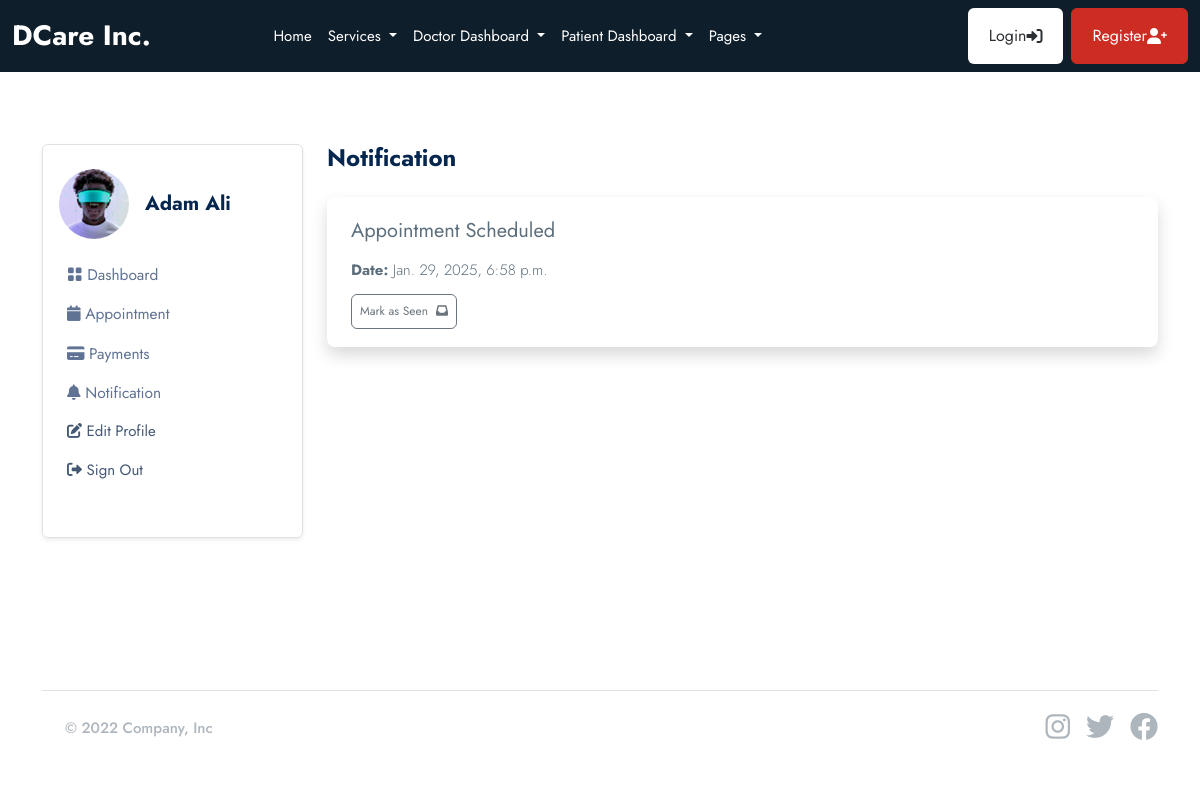
The app's page /patient/notifications/ (signed in) with its own data.
### userauths/models.py (models this page shows, shortened)
class User(AbstractUser):
    email = models.EmailField(unique=True)
    username = models.CharField(max_length=100, null=True, blank=True)
    user_type =models.CharField(max_length=50, choices=USER_TYPE, null=True, blank=True, default=None)
    USERNAME_FIELD = "email"
    REQUIRED_FIELDS = ["username"]

### patient/models.py (models this page shows, shortened)
class Patient(models.Model):
    user = models.OneToOneField(userauths_models.User, on_delete=models.CASCADE)
    image = models.FileField(upload_to="images", null=True, blank=True)
    full_name = models.CharField(max_length=100, null=True, blank=True)
    email = models.CharField(max_length=100, null=True, blank=True)
    mobile = models.CharField(max_length=100, null=True, blank=True)
    adress = models.CharField(max_length=100, null=True, blank=True)
    gender = models.CharField(max_length=100, null=True, blank=True)
    dob = models.DateTimeField(default=timezone.now, null=True, blank=True)
    blood_group = models.CharField(max_length=100, null=True, blank=True)

class Notification(models.Model):
    patient = models.ForeignKey(Patient, on_delete=models.SET_NULL, null=True, blank=True)
    appointment = models.ForeignKey("base.Appointment", on_delete= models.CASCADE,null=True, blank=True, related_name="patient_appointment_notification")
    type = models.CharField(max_length=100, choices=NOTIFICATION_TYPE)
    seen = models.BooleanField(default=False)
    date = models.DateTimeField(auto_now_add=True)
    class Meta:
        verbose_name_plural ="Notification"

### patient/views.py (the view)
# urls.py: path("notifications/", views.notifications, name="notifications"),
@login_required
def notifications(request):
    patient = patient_models.Patient.objects.get(user=request.user)
    notifications = patient_models.Notification.objects.filter(patient=patient, seen=False)
    context = {
        "notifications": notifications
    }
    return render(request, "patient/notifications.html", context)

### templates/patient/notifications.html
{% extends "partials/base.html"%} {% block content %}
<section class="pt-5 pb-5">
  <div class="container">
    <div class="row mt-0 mt-md-4">
      {% include 'patient/sidebar.html' %}
      <div class="col-lg-9 col-md-8 col-12">
        <h4 class="mb-0 mb-4 fw-bold">Notification</h4>
        <ul class="list-group list-group-flush">
          {% for n in notifications %} {{p.notifications}}
          <li class="list-group-item p-2 shadow rounded-3 mb-3">
            <div class="d-flex">
              <div class="ms-3 mt-2">
                <div class="d-flex align-items-center justify-content-between">
                  <div>
                    <p class="mb-0 fs-5">{{n.type}}</p>
                  </div>
                </div>
                <div class="mt-2">
                  <p class="mt-1">
                    <span class="me-2 fw-bold">
                      Date: <span class="fw-light">{{n.date}}</span>
                    </span>
                  </p>
                  <p>
                    <a
                      class="btn btn-outline-secondary btn-sm"
                      href="{% url 'patient:mark_noti_seen' n.id %}"
                      >Mark as Seen <i class="fas fa-inbox ms-2"></i
                    ></a>
                  </p>
                </div>
              </div>
            </div>
          </li>
          {% empty %}
          <div class="bg-warning p-1 w-50 border">
            <p class="fw-semibold text-dark p-3">No notifications</p>
          </div>
          {% endfor %}
        </ul>
      </div>
    </div>
  </div>
</section>
{% endblock content %}

### templates/patient/sidebar.html (shortened to what this page needs)
<div class="col-lg-3 col-md-4 col-12">
  <nav
    class="navbar navbar-expand-md shadow-sm mb-4 mb-lg-0 sidenav border rounded"
  >
    <div class="collapse navbar-collapse p-3" id="sidenav">
      <div class="navbar-nav flex-column">
        <div class="d-flex align-items-center mb-3">
          {% if request.user.patient.image %}
          <img
            src="{{request.user.patient.image.url}}"
            alt="avatar"
            class="rounded-circle avatar-xl"
            style="width: 70px; height: 70px; object-fit: cover"
          />
          {% endif %}
          <div class="ms-3">
            <h5 class="mb-0 fw-bold">{{request.user.patient.full_name}}</h5>
          </div>
        </div>
        <ul class="list-unstyled ms-n2 mb-4">
          <li class="nav-item">
            <a
              class="dropdown-item nav-link"
              href="{% url 'patient:dashboard'%}"
              ><i class="bi bi-grid-fill"></i> Dashboard</a
            >
          </li>
          <li class="nav-item">
            <a
              class="dropdown-item nav-link"
              href="{% url 'patient:appointments'%}"
              ><i class="fas fa-calendar"></i> Appointment</a
            >
          </li>
          <li class="nav-item">
            <a class="dropdown-item nav-link" href="{% url 'patient:payments'%}"
              ><i class="fas fa-credit-card"></i> Payments</a
            >
          </li>
          <li class="nav-item">
            <a
              class="dropdown-item nav-link"
              href="{% url 'patient:notifications'%}"
              ><i class="fas fa-bell"></i> Notification</a
            >
          </li>
          <li class="nav-item">
            <a class="nav-link" href="{% url 'patient:profile'%}">
              <i class="fas fa-edit"></i> Edit Profile
            </a>
          </li>
          <li class="nav-item">
            <a class="nav-link" href=".{% url 'userauths:sign-out'%}">
              <i class="fas fa-sign-out-alt"></i> Sign Out
            </a>
          </li>
        </ul>
      </div>
    </div>
  </nav>
</div>

### records on screen
User: user.patient.image (picture), user.patient.full_name "Adam Ali"
Notification: type "Appointment Scheduled", date "Jan. 29, 2025, 6:58 p.m."
